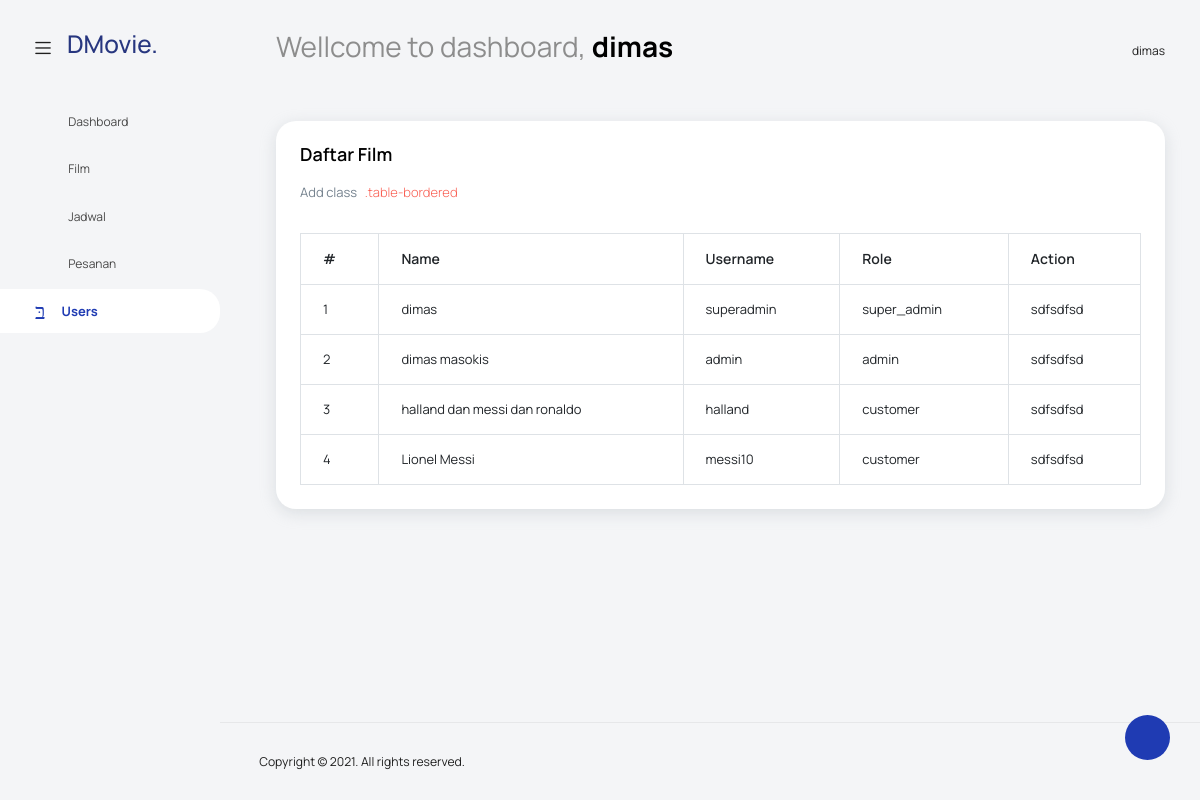
The page /super-admin/index.php?page=users (signed in) on the database its author committed.
### tables this page shows
CREATE TABLE `user` (
  `id_user` int(11) NOT NULL,
  `name` varchar(50) NOT NULL,
  `username` varchar(50) NOT NULL,
  `password` varchar(50) NOT NULL,
  `role` enum('super_admin','admin','customer') NOT NULL
);

### super-admin/data-user.php (the view)
<?php
require_once('../koneksi/db-konek.php');
$query = mysqli_query($koneksi, "SELECT * FROM user");
?>
<div class="col-lg-12 grid-margin stretch-card">
    <div class="card">
        <div class="card-body">
            <h4 class="card-title">Daftar Film</h4>
            <p class="card-description">
                Add class <code>.table-bordered</code>
            </p>
            <div class="table-responsive pt-3">
                <table class="table table-bordered">
                    <thead>
                        <tr>
                            <th>#</th>
                            <th>Name</th>
                            <th>Username</th>
                            <th>Role</th>
                            <th>Action</th>
                        </tr>
                    </thead>
                    <tbody>
                        <?php
                        $no = 1;
                        while ($q = mysqli_fetch_array($query)) {
                        ?>
                            <tr>
                                <td><?php echo $no++ ?></td>
                                <td><?php echo $q["name"] ?></td>
                                <td><?php echo $q["username"] ?></td>
                                <td><?php echo $q["role"] ?></td>
                                <td>sdfsdfsd</td>
                            </tr>
                        <?php
                        } ?>
                    </tbody>
                </table>
            </div>
        </div>
    </div>
</div>

### rows shown on the page
user: name "dimas", username "superadmin", role "super_admin"
user: name "dimas masokis", username "admin", role "admin"
user: name "halland dan messi dan ronaldo", username "halland", role "customer"
user: name "Lionel Messi", username "messi10", role "customer"

### other values the page prints
$_SESSION['nama'] "dimas"
